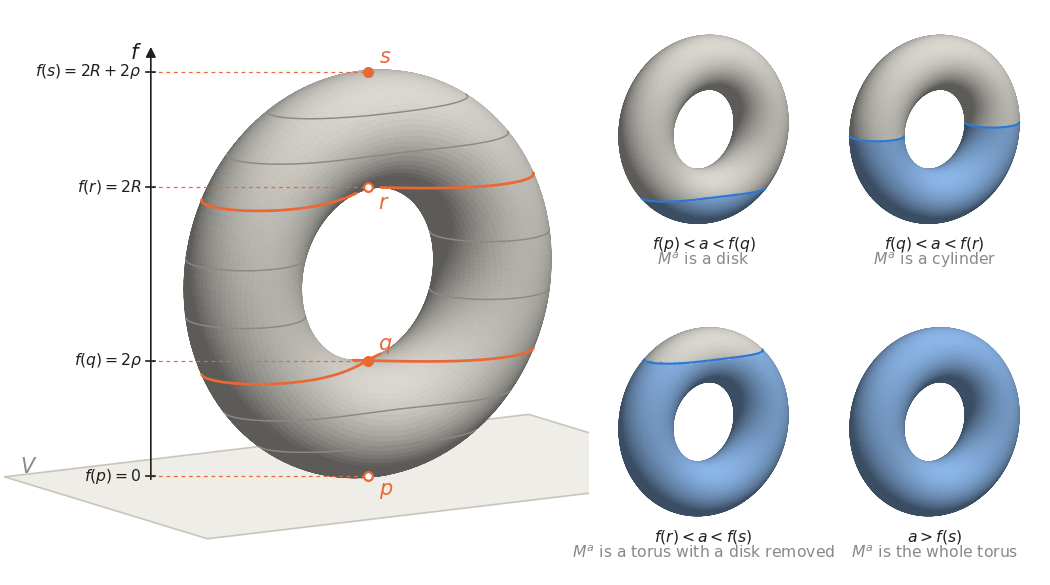

This figure's Python source:
"""Figure for Chapter 1 (Milnor, Morse Theory, section 1): the torus standing on a plane.

Milnor's Diagram 1.  Left: the torus of revolution (core radius R, tube radius rho) standing
upright on the horizontal plane V, its height function f, the critical points p, q, r, s at the
heights 0, 2 rho, 2R, 2R + 2 rho, and level curves f = a at several heights; at the two middle
critical values the level curve is a figure eight through q, resp. r.  Right: the sublevel set
M^a, shaded as water, for one a in each of the ranges (2)-(5) of the text: a disk, a cylinder, a
torus with a disk removed, the whole torus.

The surface is drawn by the painter's algorithm (quadrilaterals sorted by depth, orthographic
view); a point of a level curve is drawn only if the ray from it towards the viewer does not
enter the solid torus.

Writes fig1-torus.png (150 dpi, 7 inches wide).
"""

import numpy as np
import matplotlib

matplotlib.use("Agg")
import matplotlib.pyplot as plt
from matplotlib.collections import PolyCollection

FG = "#1f1f1d"
MUTED = "#8a8984"
ACCENT = "#2a78d6"
CRIT = "#eb6834"
SURF = np.array([0.86, 0.85, 0.82])
WATER = np.array([0.55, 0.72, 0.92])

R, RHO = 2.0, 0.8
C0 = R + RHO                                  # height of the axis
HEIGHTS = {"p": 0.0, "q": 2 * RHO, "r": 2 * R, "s": 2 * R + 2 * RHO}
UV = {"p": (-np.pi / 2, 0.0), "q": (-np.pi / 2, np.pi), "r": (np.pi / 2, np.pi), "s": (np.pi / 2, 0.0)}


def surface(u, v):
    return np.stack([(R + RHO * np.cos(v)) * np.cos(u), RHO * np.sin(v),
                     C0 + (R + RHO * np.cos(v)) * np.sin(u)], axis=-1)


def normal(u, v):
    return np.stack([np.cos(v) * np.cos(u), np.sin(v), np.cos(v) * np.sin(u)], axis=-1)


def height(u, v):
    return C0 + (R + RHO * np.cos(v)) * np.sin(u)


class View:
    """Orthographic view: azimuth az from the axis of the torus, elevation el (degrees)."""

    def __init__(self, az, el):
        a, e = np.radians(az), np.radians(el)
        self.d = np.array([np.sin(a) * np.cos(e), np.cos(a) * np.cos(e), np.sin(e)])   # towards viewer
        f = -self.d
        right = np.cross(f, [0, 0, 1.0])
        self.right = right / np.linalg.norm(right)
        self.up = np.cross(self.right, f)
        light = self.d + np.array([-0.5, 0.2, 0.9])
        self.light = light / np.linalg.norm(light)

    def project(self, P):
        return np.stack([P @ self.right, P @ self.up], axis=-1)

    def visible(self, P, steps=500, T=10.0):
        """For points P on the surface: does the ray towards the viewer stay outside the torus?"""
        t = np.linspace(0.015, T, steps)
        Q = P[:, None, :] + t[None, :, None] * self.d[None, None, :]
        F = (np.sqrt(Q[..., 0] ** 2 + (Q[..., 2] - C0) ** 2) - R) ** 2 + Q[..., 1] ** 2 - RHO ** 2
        return ~(F < -1e-4).any(axis=1)


def draw_torus(ax, view, water=None, nu=150, nv=70):
    u = np.linspace(-np.pi, np.pi, nu + 1)
    v = np.linspace(-np.pi, np.pi, nv + 1)
    U, Vv = np.meshgrid(u, v, indexing="ij")
    P = surface(U, Vv)
    quads = np.stack([P[:-1, :-1], P[1:, :-1], P[1:, 1:], P[:-1, 1:]], axis=2)     # nu x nv x 4 x 3
    uc, vc = (U[:-1, :-1] + U[1:, 1:]) / 2, (Vv[:-1, :-1] + Vv[1:, 1:]) / 2
    shade = np.clip(normal(uc, vc) @ view.light, 0, 1)
    base = np.where(((height(uc, vc) <= water) if water is not None else np.zeros_like(uc, bool))[..., None],
                    WATER, SURF)
    col = base * (0.42 + 0.58 * shade[..., None])
    depth = quads.mean(axis=2) @ view.d
    order = np.argsort(depth.ravel())
    polys = view.project(quads.reshape(-1, 4, 3)[order])
    ax.add_collection(PolyCollection(polys, facecolors=col.reshape(-1, 3)[order],
                                     edgecolors=col.reshape(-1, 3)[order], linewidths=0.35, zorder=2))


def level_curve(a, n=2400):
    """Points of f = a, as two branches over v (u = asin w and u = pi - asin w), w the sine of u.

    Where |w| reaches 1 the two branches meet (u = +-pi/2); the meeting points are found by
    bisection and added, so that the curve has no gap there."""
    def wv(v):
        return (a - C0) / (R + RHO * np.cos(v))

    v = np.linspace(-np.pi, np.pi, n)
    ok = np.abs(wv(v)) <= 1
    vs = list(v)
    for i in np.nonzero(ok[:-1] != ok[1:])[0]:
        lo, hi = v[i], v[i + 1]
        for _ in range(60):
            mid = (lo + hi) / 2
            if (abs(wv(mid)) <= 1) == ok[i]:
                lo = mid
            else:
                hi = mid
        vs.append(lo if ok[i] else hi)
    v = np.sort(np.array(vs))
    w = wv(v)
    ok = np.abs(w) <= 1 + 1e-12
    w = np.clip(w, -1, 1)
    out = []
    for u in (np.arcsin(w), np.pi - np.arcsin(w)):
        P = surface(u, v)
        P[~ok] = np.nan
        out.append(P)
    return out


def draw_curve(ax, view, a, **kw):
    for P in level_curve(a):
        good = ~np.isnan(P[:, 0])
        vis = np.zeros(len(P), bool)
        vis[good] = view.visible(P[good])
        S = view.project(P)
        S[~vis] = np.nan
        ax.plot(S[:, 0], S[:, 1], zorder=3, solid_capstyle="round", **kw)


def draw_plane(ax, view, w=4.2, h=2.6):
    corners = np.array([[-w, -h, 0], [w, -h, 0], [w, h, 0], [-w, h, 0]])
    ax.add_collection(PolyCollection([view.project(corners)], facecolors="#efede7",
                                     edgecolors="#c9c5bb", linewidths=0.8, zorder=1))
    return view.project(np.array([[w - 0.35, -h + 0.3, 0]]))[0]


def main():
    fig = plt.figure(figsize=(7, 3.9), dpi=150)
    big = fig.add_axes([0.0, 0.0, 0.56, 1.0])
    small = [fig.add_axes([0.56 + 0.22 * (k % 2), 0.5 - 0.5 * (k // 2), 0.22, 0.5]) for k in range(4)]

    # the large view: levels and critical points
    view = View(32, 11)
    lab = draw_plane(big, view)
    big.text(*lab, "$V$", color=MUTED, fontsize=10, ha="right", va="bottom", zorder=5)
    draw_torus(big, view)
    for a in (0.55, 1.05, 2.4, 3.2, 4.6, 5.15):
        draw_curve(big, view, a, color=MUTED, lw=0.7)
    for k in ("q", "r"):
        draw_curve(big, view, HEIGHTS[k], color=CRIT, lw=1.3)
    # height scale on the left
    uu, vv = np.meshgrid(np.linspace(-np.pi, np.pi, 200), np.linspace(-np.pi, np.pi, 100))
    xs = view.project(surface(uu, vv))[..., 0]
    x0 = xs.min() - 0.45
    ys = {k: view.project(surface(*UV[k])[None])[0] for k in HEIGHTS}
    y_lo = view.project(np.array([[0, 0, 0.0]]))[0, 1]
    y_hi = view.project(np.array([[0, 0, 2 * C0 + 0.4]]))[0, 1]
    big.annotate("", xy=(x0, y_hi), xytext=(x0, y_lo - 0.1),
                 arrowprops=dict(arrowstyle="-|>", color=FG, lw=0.8), zorder=4)
    big.text(x0 - 0.12, y_hi, "$f$", color=FG, fontsize=10, ha="right", va="top")
    names = {"p": "f(p)=0", "q": r"f(q)=2\rho", "r": "f(r)=2R", "s": r"f(s)=2R+2\rho"}
    for k, (sx, sy) in ys.items():
        big.plot([x0, sx], [sy, sy], color=CRIT, lw=0.6, ls=(0, (3, 3)), zorder=4)
        big.plot([x0 - 0.06, x0 + 0.06], [sy, sy], color=FG, lw=0.8, zorder=4)
        big.text(x0 - 0.12, sy, f"${names[k]}$", color=FG, fontsize=7.5, ha="right", va="center")
        P = surface(*UV[k])[None]
        seen = view.visible(P)[0]
        big.plot([sx], [sy], "o", ms=4.2, zorder=6, mec=CRIT, mfc=CRIT if seen else "white", mew=1.1)
        dx = {"p": 0.16, "q": 0.14, "r": 0.14, "s": 0.16}[k]
        dy = {"p": -0.2, "q": 0.2, "r": -0.22, "s": 0.2}[k]
        big.text(sx + dx, sy + dy, f"${k}$", color=CRIT, fontsize=10, ha="left", va="center", zorder=6)
    big.set_aspect("equal")
    big.set_xlim(x0 - 2.05, xs.max() + 0.5)
    big.set_ylim(y_lo - 1.2, y_hi + 0.3)
    big.axis("off")

    # the four sublevel sets
    titles = [(0.9, "$f(p) < a < f(q)$", "a disk"),
              (2.8, "$f(q) < a < f(r)$", "a cylinder"),
              (4.8, "$f(r) < a < f(s)$", "a torus with a disk removed"),
              (6.2, "$a > f(s)$", "the whole torus")]
    sview = View(32, 11)
    for ax, (a, cond, what) in zip(small, titles):
        draw_torus(ax, sview, water=a, nu=130, nv=60)
        if a < HEIGHTS["s"]:
            draw_curve(ax, sview, a, color=ACCENT, lw=1.0)
        ax.set_aspect("equal")
        lo = sview.project(np.array([[0, 0, -0.1]]))[0, 1]
        hi = sview.project(np.array([[0, 0, 2 * C0 + 0.1]]))[0, 1]
        ax.set_xlim(-3.4, 3.4)
        ax.set_ylim(lo - 1.15, hi + 0.15)
        ax.axis("off")
        ax.text(0, lo - 0.55, cond, ha="center", va="center", fontsize=7.5, color=FG)
        ax.text(0, lo - 1.0, "$M^a$ is " + what, ha="center", va="center", fontsize=7.5, color=MUTED)

    fig.savefig("fig1-torus.png", dpi=150, facecolor="white")


if __name__ == "__main__":
    main()
